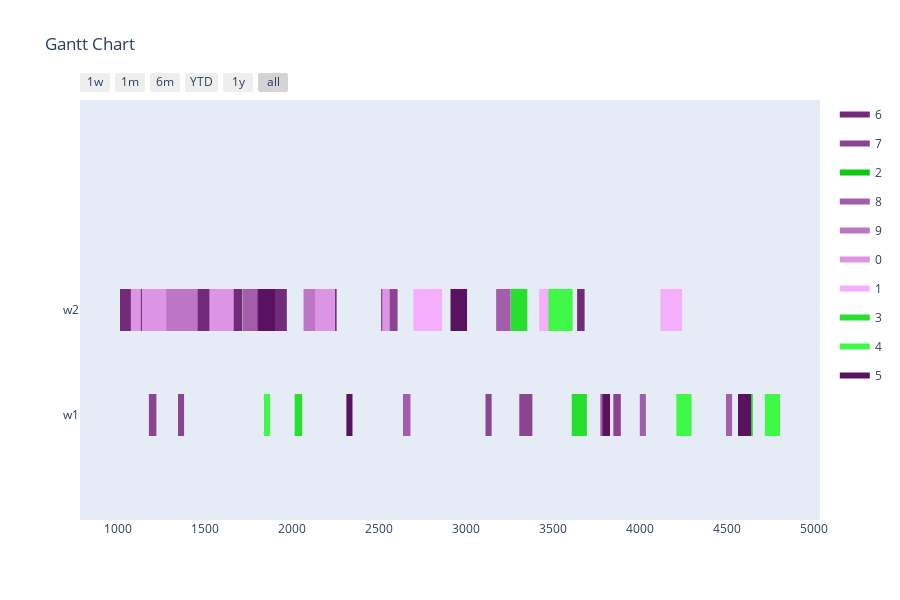

Source (notebook cell):
### Markdown cell above
Config 3 - Only valid mutations for time slots

### Code cell
optimizer = BaseGA(env)
optimizer.configure('tardiness', 'twopointcrossover', 'roulettewheel', 'onlyfeasibletimeslot')
last_time_slot = 0
for order in orders:
    if order[1] > last_time_slot:
        last_time_slot = order[1]
# all parameters after offspring_amount are optional (in this case -> verbose=True)
result, best_fitness_history, average_fitness_history, best_generation_history, feasible_gen = optimizer.optimize(orders, max_generations, earliest_time_slot, last_time_slot, population_size, offspring_amount, verbose=True)
workstation_assignments = reformat_result(result, orders, env)
visualize(workstation_assignments, best_fitness_history, average_fitness_history, best_generation_history, feasible_gen)

### Figure 1 — Plotly figure (JSON) as saved in the notebook; plotly's stock layout.template omitted (floating-point values rounded to 4 significant figures)
{"data": [{"fill": "toself", "fillcolor": "rgb(114, 43, 120)", "hoverinfo": "name", "legendgroup": "rgb(114, 43, 120)", "mode": "none", "name": "6", "type": "scatter", "x": [1679, 1722, 1722, 1679, 1679, 974, 1099, 1099, 974, 974, 2116, 2256, 2256, 2116, 2116, 3637, 3680, 3680, 3637, 3637, 1715, 1830, 1830, 1715, 1715, 357, 482, 482, 357, 357, 954, 1012, 1012, 954], "y": [0.8, 0.8, 1.2, 1.2, null, 0.8, 0.8, 1.2, 1.2, null, 0.8, 0.8, 1.2, 1.2, null, 0.8, 0.8, 1.2, 1.2, null, 0.8, 0.8, 1.2, 1.2, null, 0.8, 0.8, 1.2, 1.2, null, 0.8, 0.8, 1.2, 1.2]}, {"fill": "toself", "fillcolor": "rgb(139, 68, 145)", "hoverinfo": "name", "legendgroup": "rgb(139, 68, 145)", "mode": "none", "name": "7", "type": "scatter", "x": [2511, 2606, 2606, 2511, 2511, 1345, 1380, 1380, 1345, 1345, 1178, 1221, 1221, 1178, 1178, 3305, 3380, 3380, 3305, 3305, 3111, 3146, 3146, 3111, 3111, 3845, 3888, 3888, 3845], "y": [0.8, 0.8, 1.2, 1.2, null, -0.2, -0.2, 0.2, 0.2, null, -0.2, -0.2, 0.2, 0.2, null, -0.2, -0.2, 0.2, 0.2, null, -0.2, -0.2, 0.2, 0.2, null, -0.2, -0.2, 0.2, 0.2]}, {"fill": "toself", "fillcolor": "rgb(14, 199, 20)", "hoverinfo": "name", "legendgroup": "rgb(14, 199, 20)", "mode": "none", "name": "2", "type": "scatter", "x": [105, 200, 200, 105, 105, 157, 200, 200, 157, 157, 125, 200, 200, 125, 125, 170, 213, 213, 170, 170, 165, 200, 200, 165, 165, 125, 200, 200, 125], "y": [0.8, 0.8, 1.2, 1.2, null, -0.2, -0.2, 0.2, 0.2, null, -0.2, -0.2, 0.2, 0.2, null, -0.2, -0.2, 0.2, 0.2, null, -0.2, -0.2, 0.2, 0.2, null, -0.2, -0.2, 0.2, 0.2]}, {"fill": "toself", "fillcolor": "rgb(164, 93, 170)", "hoverinfo": "name", "legendgroup": "rgb(164, 93, 170)", "mode": "none", "name": "8", "type": "scatter", "x": [3172, 3255, 3255, 3172, 3172, 1718, 1801, 1801, 1718, 1718, 3770, 3813, 3813, 3770, 3770, 2637, 2680, 2680, 2637, 2637, 3997, 4032, 4032, 3997, 3997, 4492, 4527, 4527, 4492], "y": [0.8, 0.8, 1.2, 1.2, null, 0.8, 0.8, 1.2, 1.2, null, -0.2, -0.2, 0.2, 0.2, null, -0.2, -0.2, 0.2, 0.2, null, -0.2, -0.2, 0.2, 0.2, null, -0.2, -0.2, 0.2, 0.2]}, {"fill": "toself", "fillcolor": "rgb(189, 118, 195)", "hoverinfo": "name", "legendgroup": "rgb(189, 118, 195)", "mode": "none", "name": "9", "type": "scatter", "x": [625, 668, 668, 625, 625, 2066, 2181, 2181, 2066, 2066, 732, 847, 847, 732, 732, 807, 947, 947, 807, 807, 781, 896, 896, 781, 781, 1263, 1398, 1398, 1263, 1263, 1343, 1458, 1458, 1343], "y": [0.8, 0.8, 1.2, 1.2, null, 0.8, 0.8, 1.2, 1.2, null, 0.8, 0.8, 1.2, 1.2, null, 0.8, 0.8, 1.2, 1.2, null, 0.8, 0.8, 1.2, 1.2, null, 0.8, 0.8, 1.2, 1.2, null, 0.8, 0.8, 1.2, 1.2]}, {"fill": "toself", "fillcolor": "rgb(220, 149, 226)", "hoverinfo": "name", "legendgroup": "rgb(220, 149, 226)", "mode": "none", "name": "0", "type": "scatter", "x": [701, 744, 744, 701, 701, 1074, 1132, 1132, 1074, 1074, 2518, 2561, 2561, 2518, 2518, 2132, 2247, 2247, 2132, 2132, 1525, 1665, 1665, 1525, 1525, 1138, 1278, 1278, 1138, 1138, 343, 458, 458, 343], "y": [0.8, 0.8, 1.2, 1.2, null, 0.8, 0.8, 1.2, 1.2, null, 0.8, 0.8, 1.2, 1.2, null, 0.8, 0.8, 1.2, 1.2, null, 0.8, 0.8, 1.2, 1.2, null, 0.8, 0.8, 1.2, 1.2, null, 0.8, 0.8, 1.2, 1.2]}, {"fill": "toself", "fillcolor": "rgb(245, 174, 251)", "hoverinfo": "name", "legendgroup": "rgb(245, 174, 251)", "mode": "none", "name": "1", "type": "scatter", "x": [862, 987, 987, 862, 862, 523, 566, 566, 523, 523, 2697, 2837, 2837, 2697, 2697, 2819, 2862, 2862, 2819, 2819, 3419, 3559, 3559, 3419, 3419, 480, 605, 605, 480, 480, 4115, 4240, 4240, 4115], "y": [0.8, 0.8, 1.2, 1.2, null, 0.8, 0.8, 1.2, 1.2, null, 0.8, 0.8, 1.2, 1.2, null, 0.8, 0.8, 1.2, 1.2, null, 0.8, 0.8, 1.2, 1.2, null, 0.8, 0.8, 1.2, 1.2, null, 0.8, 0.8, 1.2, 1.2]}, {"fill": "toself", "fillcolor": "rgb(39, 224, 45)", "hoverinfo": "name", "legendgroup": "rgb(39, 224, 45)", "mode": "none", "name": "3", "type": "scatter", "x": [3256, 3351, 3351, 3256, 3256, 826, 909, 909, 826, 826, 4603, 4646, 4646, 4603, 4603, 2015, 2058, 2058, 2015, 2015, 3606, 3693, 3693, 3606, 3606, 369, 412, 412, 369], "y": [0.8, 0.8, 1.2, 1.2, null, 0.8, 0.8, 1.2, 1.2, null, -0.2, -0.2, 0.2, 0.2, null, -0.2, -0.2, 0.2, 0.2, null, -0.2, -0.2, 0.2, 0.2, null, -0.2, -0.2, 0.2, 0.2]}, {"fill": "toself", "fillcolor": "rgb(64, 249, 70)", "hoverinfo": "name", "legendgroup": "rgb(64, 249, 70)", "mode": "none", "name": "4", "type": "scatter", "x": [3472, 3567, 3567, 3472, 3472, 274, 369, 369, 274, 274, 3516, 3611, 3611, 3516, 3516, 4715, 4802, 4802, 4715, 4715, 4207, 4294, 4294, 4207, 4207, 1839, 1874, 1874, 1839], "y": [0.8, 0.8, 1.2, 1.2, null, 0.8, 0.8, 1.2, 1.2, null, 0.8, 0.8, 1.2, 1.2, null, -0.2, -0.2, 0.2, 0.2, null, -0.2, -0.2, 0.2, 0.2, null, -0.2, -0.2, 0.2, 0.2]}, {"fill": "toself", "fillcolor": "rgb(89, 18, 95)", "hoverinfo": "name", "legendgroup": "rgb(89, 18, 95)", "mode": "none", "name": "5", "type": "scatter", "x": [1807, 1902, 1902, 1807, 1807, 2910, 3005, 3005, 2910, 2910, 2312, 2347, 2347, 2312, 2312, 4561, 4636, 4636, 4561, 4561, 919, 954, 954, 919, 919, 3783, 3826, 3826, 3783], "y": [0.8, 0.8, 1.2, 1.2, null, 0.8, 0.8, 1.2, 1.2, null, -0.2, -0.2, 0.2, 0.2, null, -0.2, -0.2, 0.2, 0.2, null, -0.2, -0.2, 0.2, 0.2, null, -0.2, -0.2, 0.2, 0.2]}, {"legendgroup": "rgb(114, 43, 120)", "marker": {"color": "rgb(114, 43, 120)", "opacity": 0, "size": 1}, "mode": "markers", "name": "", "showlegend": false, "text": [null, null, null, null, null, null, null, null, null, null, null, null, null, null], "type": "scatter", "x": [1679, 1722, 974, 1099, 2116, 2256, 3637, 3680, 1715, 1830, 357, 482, 954, 1012], "y": [1, 1, 1, 1, 1, 1, 1, 1, 1, 1, 1, 1, 1, 1]}, {"legendgroup": "rgb(139, 68, 145)", "marker": {"color": "rgb(139, 68, 145)", "opacity": 0, "size": 1}, "mode": "markers", "name": "", "showlegend": false, "text": [null, null, null, null, null, null, null, null, null, null, null, null], "type": "scatter", "x": [2511, 2606, 1345, 1380, 1178, 1221, 3305, 3380, 3111, 3146, 3845, 3888], "y": [1, 1, 0, 0, 0, 0, 0, 0, 0, 0, 0, 0]}, {"legendgroup": "rgb(14, 199, 20)", "marker": {"color": "rgb(14, 199, 20)", "opacity": 0, "size": 1}, "mode": "markers", "name": "", "showlegend": false, "text": [null, null, null, null, null, null, null, null, null, null, null, null], "type": "scatter", "x": [105, 200, 157, 200, 125, 200, 170, 213, 165, 200, 125, 200], "y": [1, 1, 0, 0, 0, 0, 0, 0, 0, 0, 0, 0]}, {"legendgroup": "rgb(164, 93, 170)", "marker": {"color": "rgb(164, 93, 170)", "opacity": 0, "size": 1}, "mode": "markers", "name": "", "showlegend": false, "text": [null, null, null, null, null, null, null, null, null, null, null, null], "type": "scatter", "x": [3172, 3255, 1718, 1801, 3770, 3813, 2637, 2680, 3997, 4032, 4492, 4527], "y": [1, 1, 1, 1, 0, 0, 0, 0, 0, 0, 0, 0]}, {"legendgroup": "rgb(189, 118, 195)", "marker": {"color": "rgb(189, 118, 195)", "opacity": 0, "size": 1}, "mode": "markers", "name": "", "showlegend": false, "text": [null, null, null, null, null, null, null, null, null, null, null, null, null, null], "type": "scatter", "x": [625, 668, 2066, 2181, 732, 847, 807, 947, 781, 896, 1263, 1398, 1343, 1458], "y": [1, 1, 1, 1, 1, 1, 1, 1, 1, 1, 1, 1, 1, 1]}, {"legendgroup": "rgb(220, 149, 226)", "marker": {"color": "rgb(220, 149, 226)", "opacity": 0, "size": 1}, "mode": "markers", "name": "", "showlegend": false, "text": [null, null, null, null, null, null, null, null, null, null, null, null, null, null], "type": "scatter", "x": [701, 744, 1074, 1132, 2518, 2561, 2132, 2247, 1525, 1665, 1138, 1278, 343, 458], "y": [1, 1, 1, 1, 1, 1, 1, 1, 1, 1, 1, 1, 1, 1]}, {"legendgroup": "rgb(245, 174, 251)", "marker": {"color": "rgb(245, 174, 251)", "opacity": 0, "size": 1}, "mode": "markers", "name": "", "showlegend": false, "text": [null, null, null, null, null, null, null, null, null, null, null, null, null, null], "type": "scatter", "x": [862, 987, 523, 566, 2697, 2837, 2819, 2862, 3419, 3559, 480, 605, 4115, 4240], "y": [1, 1, 1, 1, 1, 1, 1, 1, 1, 1, 1, 1, 1, 1]}, {"legendgroup": "rgb(39, 224, 45)", "marker": {"color": "rgb(39, 224, 45)", "opacity": 0, "size": 1}, "mode": "markers", "name": "", "showlegend": false, "text": [null, null, null, null, null, null, null, null, null, null, null, null], "type": "scatter", "x": [3256, 3351, 826, 909, 4603, 4646, 2015, 2058, 3606, 3693, 369, 412], "y": [1, 1, 1, 1, 0, 0, 0, 0, 0, 0, 0, 0]}, {"legendgroup": "rgb(64, 249, 70)", "marker": {"color": "rgb(64, 249, 70)", "opacity": 0, "size": 1}, "mode": "markers", "name": "", "showlegend": false, "text": [null, null, null, null, null, null, null, null, null, null, null, null], "type": "scatter", "x": [3472, 3567, 274, 369, 3516, 3611, 4715, 4802, 4207, 4294, 1839, 1874], "y": [1, 1, 1, 1, 1, 1, 0, 0, 0, 0, 0, 0]}, {"legendgroup": "rgb(89, 18, 95)", "marker": {"color": "rgb(89, 18, 95)", "opacity": 0, "size": 1}, "mode": "markers", "name": "", "showlegend": false, "text": [null, null, null, null, null, null, null, null, null, null, null, null], "type": "scatter", "x": [1807, 1902, 2910, 3005, 2312, 2347, 4561, 4636, 919, 954, 3783, 3826], "y": [1, 1, 1, 1, 0, 0, 0, 0, 0, 0, 0, 0]}], "layout": {"height": 600, "hovermode": "closest", "showlegend": true, "title": {"text": "Gantt Chart"}, "xaxis": {"rangeselector": {"buttons": [{"count": 7, "label": "1w", "step": "day", "stepmode": "backward"}, {"count": 1, "label": "1m", "step": "month", "stepmode": "backward"}, {"count": 6, "label": "6m", "step": "month", "stepmode": "backward"}, {"count": 1, "label": "YTD", "step": "year", "stepmode": "todate"}, {"count": 1, "label": "1y", "step": "year", "stepmode": "backward"}, {"step": "all"}]}, "showgrid": false, "type": "date", "zeroline": false}, "yaxis": {"autorange": false, "range": [-1, 3], "showgrid": false, "ticktext": ["w1", "w2"], "tickvals": [0, 1], "zeroline": false}}}
